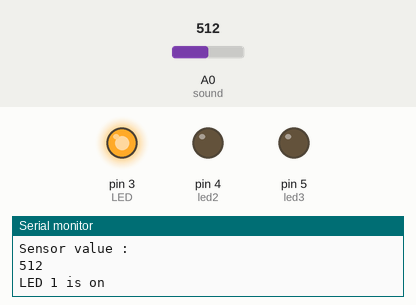
The sketch below on a simulated Arduino Uno, built with avr-gcc and run on an emulated ATmega328P. Parts: output pins drawn as LEDs (lit = HIGH), the last lines printed to the serial monitor. The inputs (shaded band) are chosen by the test bench; at power-on: A0 (sound) = 512.

Above: at 2.8 s.
2.9 s: A0 (sound) set to 206
10.7 s: A0 (sound) set to 186
At 18.4 s:
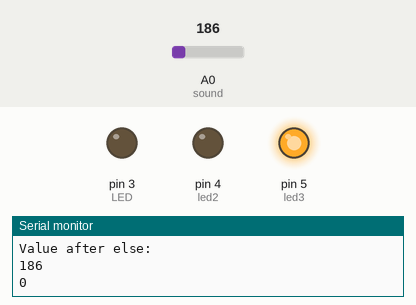
18.5 s: A0 (sound) set to 210
At 21.1 s:
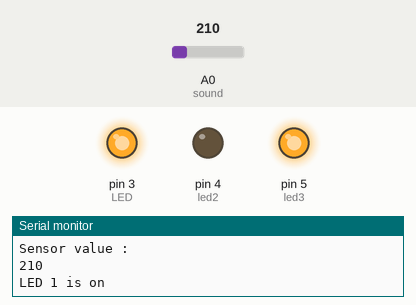
23.5 s: A0 (sound) set to 190
At 31.0 s:
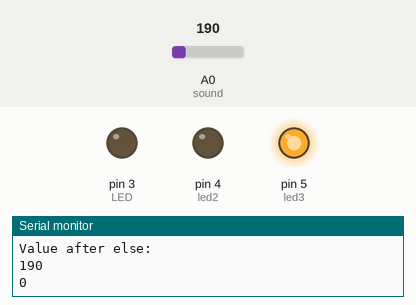
31.3 s: A0 (sound) set to 306
At 37.8 s:
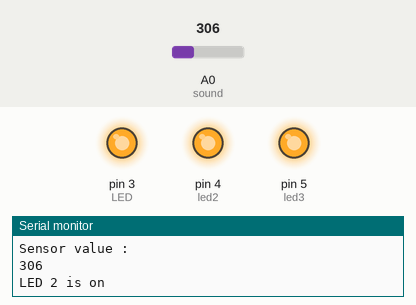
Timing chart, 0 to 39.3 s (numbered marks = the images above; inputs shaded):
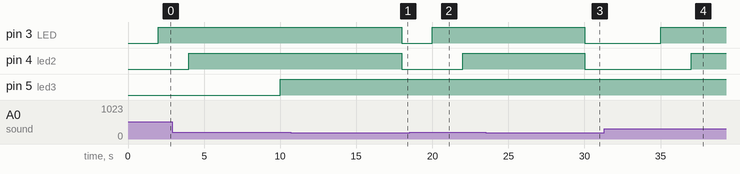

The sketch:

Attempt10000.ino
```cpp
const int LED=3;  //The number of LED pin
const long interval=1000;  //interval at which to blink (miliseconds)
const long limit=2000;    //time limit -after which user will get a message
const int led2=4;
const int led3=5;

//Variables that will change:
unsigned long timer=0;
int sound=A0;
int sensorValue=0;
int counter=0;
int value=200;


void setup() {
  // put your setup code here, to run once:
  //Set the pins as input and output:
  pinMode(sound,INPUT);
  pinMode(LED,OUTPUT);
  pinMode(led2,OUTPUT);
  pinMode(led3,OUTPUT);
//  Serial.begin(115200);
  Serial.begin(9600);

}

void loop() {
sensorValue=0;
delay(1000);
  // put your main code here, to run repeatedly:
  sensorValue=analogRead(sound);   //Reading the sound sensor
  if(sensorValue>=200){            //Checking if sensor value is greater than 200
    Serial.println("Sensor value :");
    Serial.println(sensorValue);
    timer=timer+interval;     //if the sensor value is >200 it will add an interval which is equal to 1000
    if(timer>=limit){
      counter++;
      timer=0;
    }
  }else{
    Serial.println("Waiting 2 seconds");
   delay(2000);
    if(sensorValue<200){
       timer=0;
    counter=0;
    digitalWrite(led2,LOW);
      digitalWrite(LED,LOW);
    }
    Serial.println("Value after else:");
    Serial.println(sensorValue);
    Serial.println(counter);

  }

 if(counter==1){
  digitalWrite(LED,HIGH);
  Serial.println("LED 1 is on");

 }else if(counter==2){
    digitalWrite(led2,HIGH);
     Serial.println("LED 2 is on");
    delay(5000);
    if(sensorValue>=200){
      counter++;
    }

  }else if(counter>=3){
    digitalWrite(led3,HIGH);
    Serial.println("LED 3 is on");
    delay(5000);
    if(sensorValue<200){
      digitalWrite(led2,LOW);
      digitalWrite(led3,LOW);
       counter=0;
    timer=0;
    }

  }
}
```

Measured:
- the behaviour switches between 200 and 199 on A0 (sound) (found by bisection; images 0 and 1)
- after the input at 10.7 s, pin 3 (LED), pin 4 (led2): HIGH → LOW after 7.3 s
- after the input at 18.5 s, pin 3 (LED): LOW → HIGH after 1.5 s; pin 4 (led2): LOW → HIGH after 3.5 s
- after the input at 23.5 s, pin 3 (LED), pin 4 (led2): HIGH → LOW after 6.5 s
- after the input at 31.3 s, pin 3 (LED): LOW → HIGH after 3.7 s; pin 4 (led2): LOW → HIGH after 5.7 s
